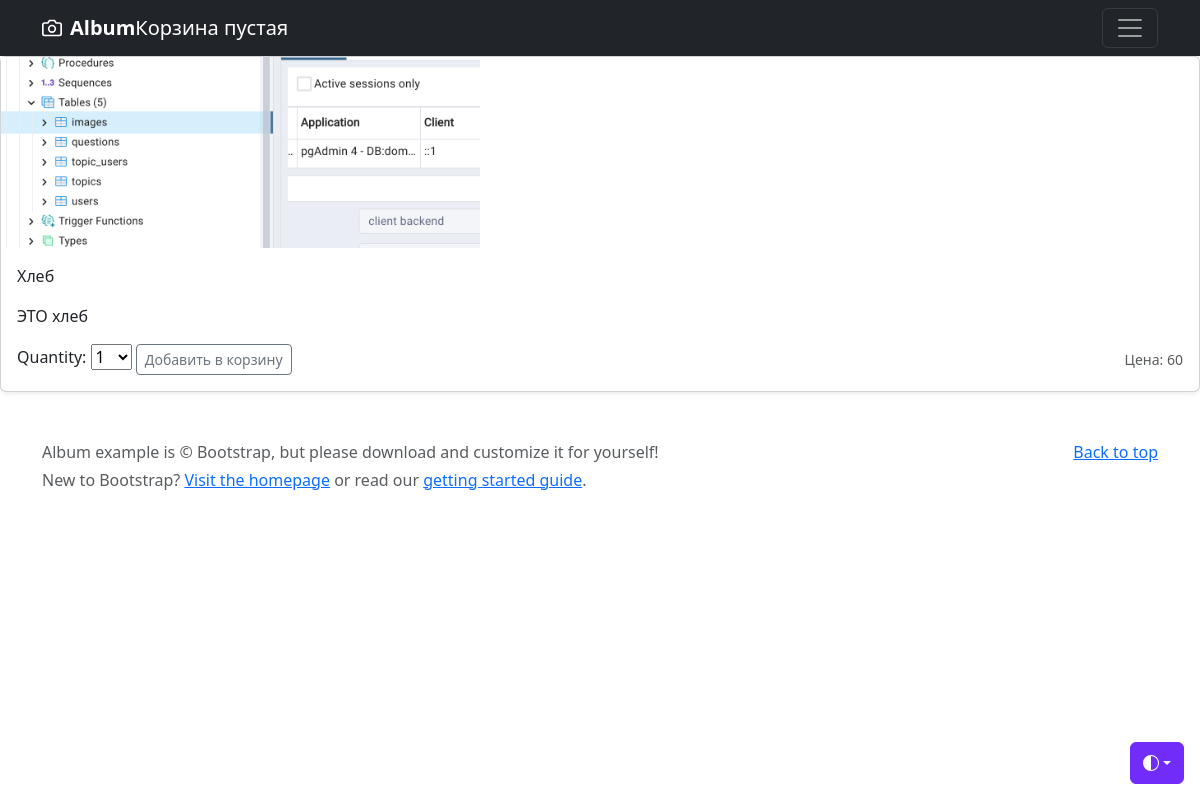
The app's page /item/2 with its own data.
### shop/models.py (models this page shows, shortened)
class Shop(models.Model):
    name = models.CharField(verbose_name="Название товара", max_length=60)
    price = models.IntegerField(verbose_name="Цена")
    photo_path = models.ImageField(verbose_name="Фото товара", upload_to="photo/%Y/%m/%d/",
                                   default='/photo/2023/09/08/pgadmin.png')
    category = models.ForeignKey('Category', on_delete=models.PROTECT, verbose_name="Категория", null=True)
    description = models.TextField(verbose_name="Описание товара", default='')
    arrival_date = models.DateField(verbose_name='Дата прибытия товара', auto_now=True)
    update_time = models.DateTimeField(verbose_name='Время последнего обновления карточки товара', auto_now=True)
    class Meta:
        verbose_name = "Товар"
        verbose_name_plural = "Товары"
        ordering = ['-update_time']

### shop/views.py (the view)
# urls.py: path('item/<int:item_id>', views.detail, name='detail'),
def detail(request, item_id):
    try:
        item: object = Shop.objects.get(id=item_id)
        cart_product_form = CartAddProductForm()
    except:
        return redirect(index, permanent=True)
    return render(request, 'shop/detail.html', {'item': item, 'cart_product_form': cart_product_form})

### carts/forms.py
class CartAddProductForm(forms.Form):
    quantity = forms.TypedChoiceField(
                                choices=PRODUCT_QUANTITY_CHOICES,
                                coerce=int)
    update = forms.BooleanField(required=False,
                                initial=False,
                                widget=forms.HiddenInput)

### carts/cart.py (called while the page is built)
    def __len__(self):
        return sum(item['quantity'] for item in self.cart.values())

### carts/context_processors.py (called while the page is built)
def cart(request):
    return {'cart': Cart(request)}

### shop/templates/shop/detail.html (shortened to what this page needs)
{%extends 'shop/base.html'%}
{%load static%}
{%block content%}
        <div class="col">
          <div class="card shadow-sm">
            <img src="{{item.photo_path.url}}"  height="40%" width="40%">
            <div class="card-body">
              <p class="card-text">{{item.name}}</p>
              <p class="card-text">{{item.description}}</p>
              <div class="d-flex justify-content-between align-items-center">
                <div class="btn-group">
                  <form action="{%url 'carts:carts_add' item.id%}" method="post">
                    {{cart_product_form}}
                    <input type="submit" class="btn btn-sm btn-outline-secondary" value="Добавить в корзину">
                  </form>
                </div>
                <small class="text-body-secondary">Цена: {{item.price}}</small>
              </div>
            </div>
          </div>
        </div>
{%endblock%}

### records on screen
Shop: photo_path (picture), name "Хлеб", description "ЭТО хлеб", price "60"
